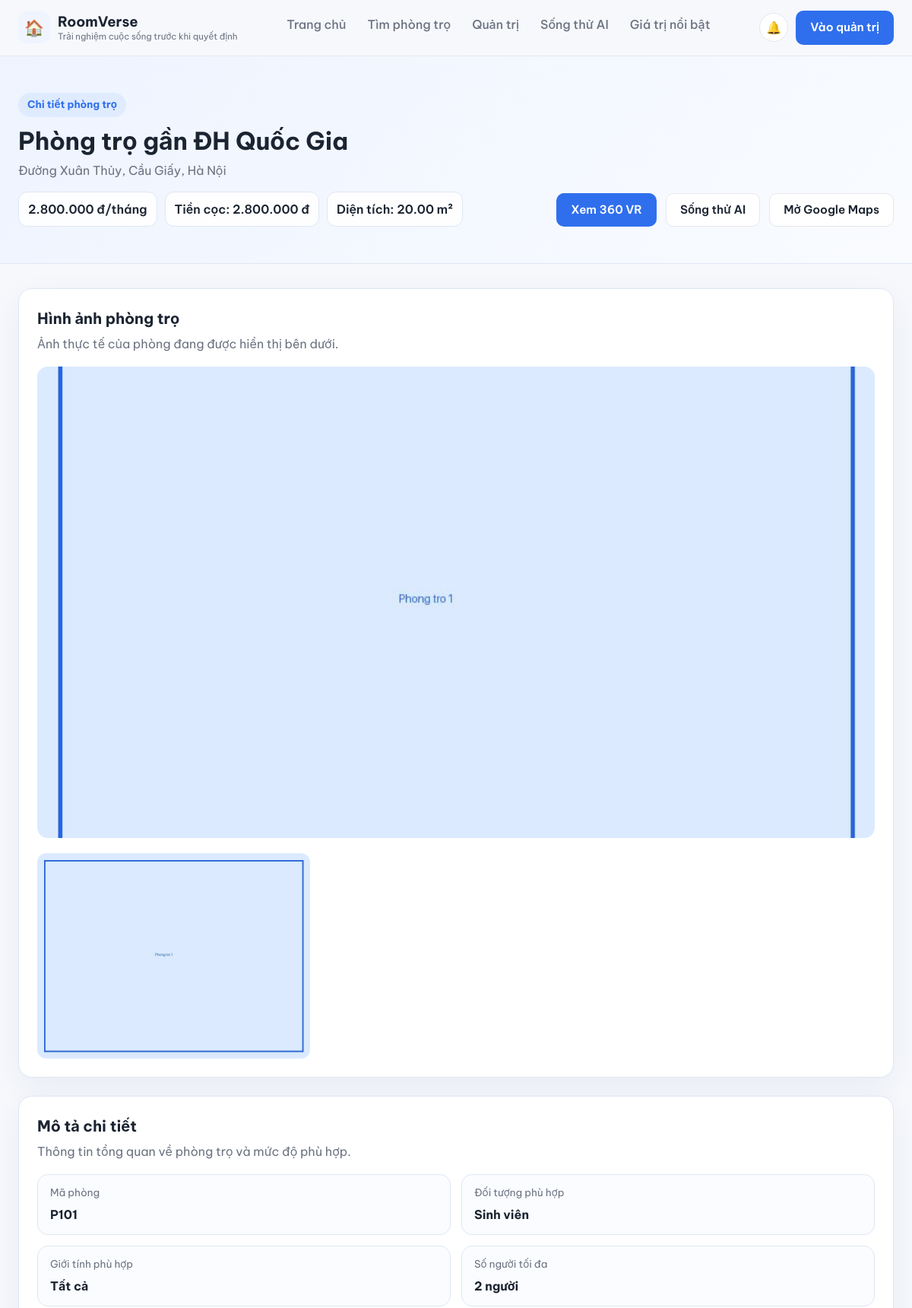
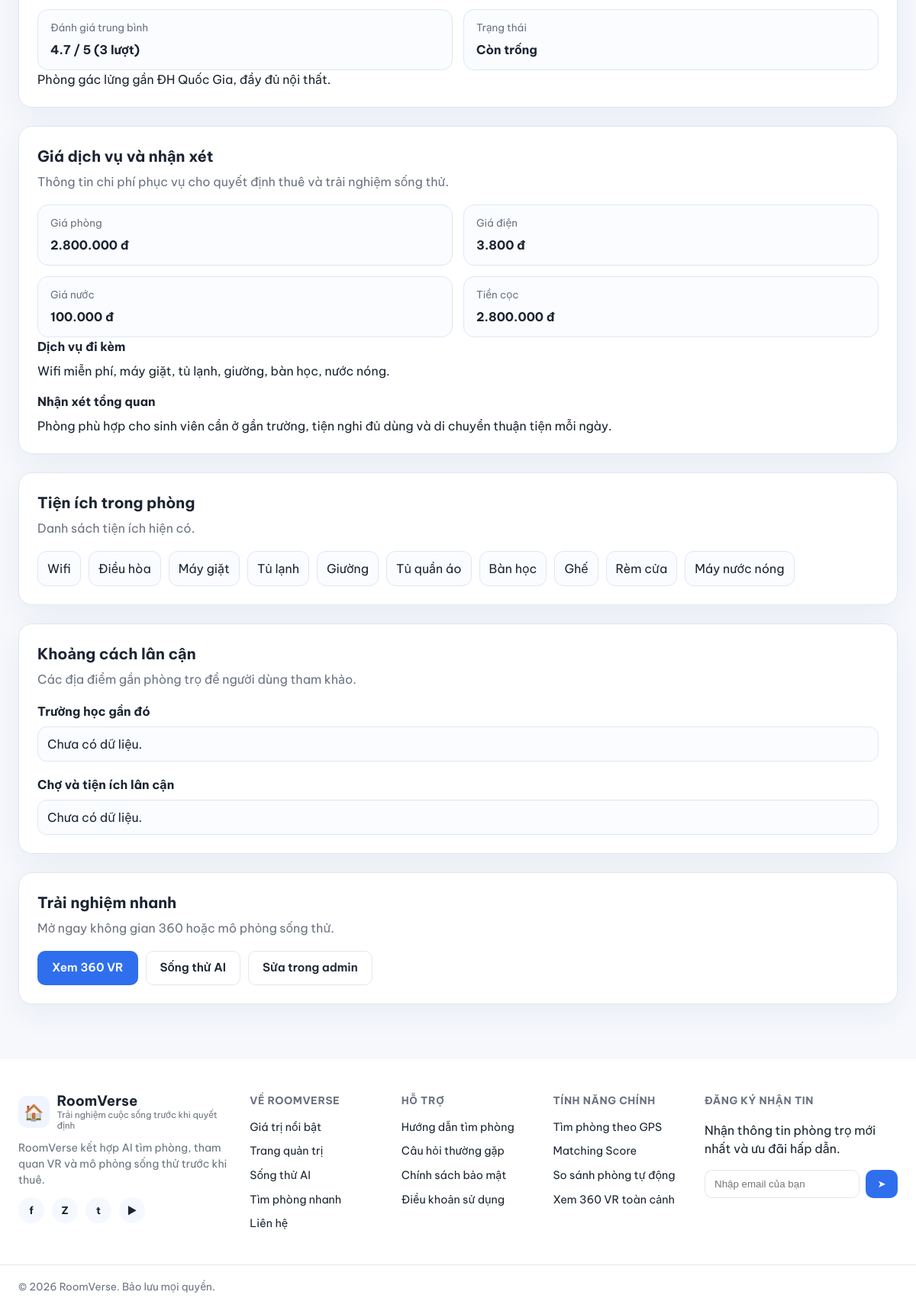
Page /index.php?page=detail&id=1 on the committed database (2 pictures, top to bottom).
### tables this page shows
CREATE TABLE `phong_tro` (
  `id` int NOT NULL AUTO_INCREMENT,
  `ten_phong` varchar(255) NOT NULL,
  `so` varchar(20) DEFAULT NULL,
  `gia` decimal(12,0) NOT NULL,
  `id_toa_do` int NOT NULL,
  `dien_tich` decimal(6,2) DEFAULT NULL,
  `tien_coc` decimal(12,0) DEFAULT NULL,
  `so_nguoi_toi_da` int DEFAULT NULL,
  `trang_thai` enum('con_trong','da_thue') NOT NULL DEFAULT 'con_trong',
  `id_doi_tuong` int DEFAULT NULL,
  `gioi_tinh` enum('nam','nu','tat_ca') NOT NULL DEFAULT 'tat_ca',
  `mo_ta` text,
  `id_tai_khoan` int DEFAULT NULL,
  `created_at` datetime NOT NULL DEFAULT CURRENT_TIMESTAMP,
  PRIMARY KEY (`id`),
  KEY `id_toa_do` (`id_toa_do`),
  KEY `id_doi_tuong` (`id_doi_tuong`),
  KEY `id_tai_khoan` (`id_tai_khoan`),
  CONSTRAINT `phong_tro_ibfk_1` FOREIGN KEY (`id_toa_do`) REFERENCES `toa_do` (`id`),
  CONSTRAINT `phong_tro_ibfk_2` FOREIGN KEY (`id_doi_tuong`) REFERENCES `doi_tuong` (`id`),
  CONSTRAINT `phong_tro_ibfk_3` FOREIGN KEY (`id_tai_khoan`) REFERENCES `tai_khoan` (`id`)
);

CREATE TABLE `toa_do` (
  `id` int NOT NULL AUTO_INCREMENT,
  `ten_dia_diem` varchar(255) NOT NULL,
  `id_loai` int NOT NULL,
  `latitude` decimal(10,7) NOT NULL,
  `longitude` decimal(10,7) NOT NULL,
  `link_google` varchar(500) DEFAULT NULL,
  `dia_chi` varchar(255) DEFAULT NULL,
  PRIMARY KEY (`id`),
  KEY `id_loai` (`id_loai`),
  CONSTRAINT `toa_do_ibfk_1` FOREIGN KEY (`id_loai`) REFERENCES `loai_dia_diem` (`id`)
);

CREATE TABLE `hinh_anh` (
  `id` int NOT NULL AUTO_INCREMENT,
  `id_phong` int NOT NULL,
  `duong_dan` varchar(500) NOT NULL,
  PRIMARY KEY (`id`),
  KEY `id_phong` (`id_phong`),
  CONSTRAINT `hinh_anh_ibfk_1` FOREIGN KEY (`id_phong`) REFERENCES `phong_tro` (`id`)
);

CREATE TABLE `doi_tuong` (
  `id` int NOT NULL AUTO_INCREMENT,
  `ten_doi_tuong` varchar(100) NOT NULL,
  PRIMARY KEY (`id`)
);

CREATE TABLE `living_simulation_room_reviews` (
  `id` int NOT NULL AUTO_INCREMENT,
  `room_id` int DEFAULT NULL,
  `room_name` varchar(150) DEFAULT NULL,
  `room_price` int DEFAULT NULL COMMENT 'Giá thuê phòng / tháng (VNĐ)',
  `electricity_price` int DEFAULT NULL COMMENT 'Giá điện / kWh (VNĐ)',
  `water_price` int DEFAULT NULL COMMENT 'Giá nước / khối hoặc / người (VNĐ)',
  `deposit_amount` int DEFAULT NULL COMMENT 'Tiền đặt cọc (VNĐ)',
  `extra_utilities` text COMMENT 'Wifi, chỗ để xe, thang máy, an ninh...',
  `overall_review` varchar(255) DEFAULT NULL COMMENT 'Nhận xét tổng quan',
  PRIMARY KEY (`id`),
  KEY `room_id` (`room_id`),
  CONSTRAINT `living_simulation_room_reviews_ibfk_1` FOREIGN KEY (`room_id`) REFERENCES `phong_tro` (`id`) ON DELETE SET NULL
);

### app/Views/portal/detail.php (the view, shortened to what the rows shown need)
<?php
$room = $room ?? null;
function detailCurrency(float|int|string|null $value): string
{
    return number_format((float) $value, 0, ',', '.') . ' đ';
}
function detailText(mixed $value, string $fallback = 'Chưa có dữ liệu'): string
{
    $text = trim((string) ($value ?? ''));
    return $text === '' ? $fallback : $text;
}
function detailAmenities(?array $amenities): array
{
    $labels = [
        'wifi' => 'Wifi',
        'dieu_hoa' => 'Điều hòa',
        'may_lanh' => 'Quạt mát',
        'may_giat' => 'Máy giặt',
        'may_say' => 'Máy sấy',
        'tu_lanh' => 'Tủ lạnh',
        'giuong' => 'Giường',
        'tu_quan_ao' => 'Tủ quần áo',
        'ban_hoc' => 'Bàn học',
        'ghe' => 'Ghế',
        'rem_cua' => 'Rèm cửa',
        'ke_bep' => 'Kệ bếp',
        'may_nuoc_nong' => 'Máy nước nóng',
    ];
    $available = [];
    foreach ($labels as $key => $label) {
        if (!empty($amenities[$key])) {
            $available[] = $label;
        }
    }
    return $available;
}
function detailGenderLabel(?string $value): string
{
    return match ($value) {
        'nam' => 'Nam',
        'nu' => 'Nữ',
        'tat_ca' => 'Tất cả',
        default => 'Chưa có dữ liệu',
    };
}
$roomImages = $room['images'] ?? [];
$serviceReview = $room['service_review'] ?? null;
$availableAmenities = detailAmenities($room['amenities'] ?? null);
?>
<!DOCTYPE html>
<html lang="vi">
<head>
    <link rel="stylesheet" href="assets/css/home.css">
    <link rel="stylesheet" href="assets/css/portal.css">
</head>
<body class="page-portal page-detail">
    <main class="portal-main">
        <?php if (!$room): ?>
            <section class="container portal-section">
                <div class="empty-state">
                    <h1>Không tìm thấy phòng trọ</h1>
                    <p>Phòng bạn đang truy cập chưa tồn tại hoặc đã bị xóa khỏi hệ thống.</p>
                    <div class="empty-actions">
                        <a class="btn btn-primary" href="index.php">Quay lại trang chủ</a>
                        <a class="btn btn-outline" href="index.php?page=admin">Mở trang quản trị</a>
                    </div>
                </div>
            </section>
        <?php else: ?>
            <section class="portal-hero">
                <div class="container portal-hero-inner detail-hero">
                    <div>
                        <span class="portal-kicker">Chi tiết phòng trọ</span>
                        <h1><?= htmlspecialchars($room['ten_phong']) ?></h1>
                        <p><?= htmlspecialchars(detailText($room['dia_chi'] ?? $room['ten_dia_diem'])) ?></p>
                        <div class="detail-quick-meta">
                            <span><?= detailCurrency($room['gia']) ?>/tháng</span>
                            <span>Tiền cọc: <?= detailCurrency($room['tien_coc']) ?></span>
                            <span>Diện tích: <?= $room['dien_tich'] !== null ? htmlspecialchars((string) $room['dien_tich']) . ' m²' : 'Chưa có dữ liệu' ?></span>
                        </div>
                    </div>
                    <div class="portal-hero-actions">
                        <a class="btn btn-primary" href="index.php?page=vr&id=<?= (int) $room['id'] ?>">Xem 360 VR</a>
                        <a class="btn btn-outline" href="simulation.php?room_id=<?= (int) $room['id'] ?>">Sống thử AI</a>
                        <?php if (!empty($room['link_google'])): ?>
                            <a class="btn btn-outline" href="<?= htmlspecialchars($room['link_google']) ?>" target="_blank" rel="noopener">Mở Google Maps</a>
                        <?php endif; ?>
                    </div>
                </div>
            </section>
            <section class="container portal-section detail-layout">
                <div class="detail-main">
                    <article class="detail-card">
                        <div class="section-heading">
                            <div>
                                <h2>Hình ảnh phòng trọ</h2>
                                <p><?= !empty($roomImages) ? 'Ảnh thực tế của phòng đang được hiển thị bên dưới.' : 'Chưa có dữ liệu ảnh cho phòng này.' ?></p>
                            </div>
                        </div>
                        <?php if (!empty($roomImages)): ?>
                            <div class="detail-gallery">
                                <div class="detail-gallery-main">
                                    <img src="<?= htmlspecialchars($roomImages[0]['duong_dan']) ?>" alt="<?= htmlspecialchars($room['ten_phong']) ?>">
                                </div>
                                <div class="detail-gallery-grid">
                                    <?php foreach ($roomImages as $image): ?>
                                        <img src="<?= htmlspecialchars($image['duong_dan']) ?>" alt="<?= htmlspecialchars($room['ten_phong']) ?>">
                                    <?php endforeach; ?>
                                </div>
                            </div>
                        <?php else: ?>
                            <div class="empty-inline">Chưa có dữ liệu ảnh phòng trọ.</div>
                        <?php endif; ?>
                    </article>
                    <article class="detail-card">
                        <div class="section-heading">
                            <div>
                                <h2>Mô tả chi tiết</h2>
                                <p>Thông tin tổng quan về phòng trọ và mức độ phù hợp.</p>
                            </div>
                        </div>
                        <div class="detail-info-grid">
                            <div class="info-item">
                                <span class="info-label">Mã phòng</span>
                                <strong><?= htmlspecialchars(detailText($room['so'])) ?></strong>
                            </div>
                            <div class="info-item">
                                <span class="info-label">Đối tượng phù hợp</span>
                                <strong><?= htmlspecialchars(detailText($room['ten_doi_tuong'])) ?></strong>
                            </div>
                            <div class="info-item">
                                <span class="info-label">Giới tính phù hợp</span>
                                <strong><?= htmlspecialchars(detailGenderLabel($room['gioi_tinh'] ?? null)) ?></strong>
                            </div>
                            <div class="info-item">
                                <span class="info-label">Số người tối đa</span>
                                <strong><?= $room['so_nguoi_toi_da'] !== null ? (int) $room['so_nguoi_toi_da'] . ' người' : 'Chưa có dữ liệu' ?></strong>
                            </div>
                            <div class="info-item">
                                <span class="info-label">Đánh giá trung bình</span>
                                <strong>
                                    <?= $room['diem_trung_binh'] !== null
                                        ? htmlspecialchars((string) $room['diem_trung_binh']) . ' / 5 (' . (int) ($room['so_luot_danh_gia'] ?? 0) . ' lượt)'
                                        : 'Chưa có dữ liệu' ?>
                                </strong>
                            </div>
                            <div class="info-item">
                                <span class="info-label">Trạng thái</span>
                                <strong><?= $room['trang_thai'] === 'da_thue' ? 'Đã thuê' : 'Còn trống' ?></strong>
                            </div>
                        </div>
                        <p class="detail-description"><?= nl2br(htmlspecialchars(detailText($room['mo_ta']))) ?></p>
                    </article>
                    <article class="detail-card">
                        <div class="section-heading">
                            <div>
                                <h2>Giá dịch vụ và nhận xét</h2>
                                <p>Thông tin chi phí phục vụ cho quyết định thuê và trải nghiệm sống thử.</p>
                            </div>
                        </div>
                        <div class="detail-info-grid">
                            <div class="info-item">
                                <span class="info-label">Giá phòng</span>
                                <strong><?= detailCurrency($serviceReview['room_price'] ?? $room['gia'] ?? null) ?></strong>
                            </div>
                            <div class="info-item">
                                <span class="info-label">Giá điện</span>
                                <strong><?= detailCurrency($serviceReview['electricity_price'] ?? null) ?></strong>
                            </div>
                            <div class="info-item">
                                <span class="info-label">Giá nước</span>
                                <strong><?= detailCurrency($serviceReview['water_price'] ?? null) ?></strong>
                            </div>
                            <div class="info-item">
                                <span class="info-label">Tiền cọc</span>
                                <strong><?= detailCurrency($serviceReview['deposit_amount'] ?? $room['tien_coc'] ?? null) ?></strong>
                            </div>
                        </div>
                        <div class="detail-note-block">
                            <h3>Dịch vụ đi kèm</h3>
                            <p><?= htmlspecialchars(detailText($serviceReview['extra_utilities'] ?? null, 'Không có')) ?></p>
                        </div>
                        <div class="detail-note-block">
                            <h3>Nhận xét tổng quan</h3>
                            <p><?= htmlspecialchars(detailText($serviceReview['overall_review'] ?? null)) ?></p>
                        </div>
                    </article>
                </div>
                <aside class="detail-sidebar">
                    <article class="detail-card">
                        <div class="section-heading">
                            <div>
                                <h2>Tiện ích trong phòng</h2>
                                <p>Danh sách tiện ích hiện có.</p>
                            </div>
                        </div>
                        <?php if (!empty($availableAmenities)): ?>
                            <ul class="tag-list">
                                <?php foreach ($availableAmenities as $amenityLabel): ?>
                                    <li><?= htmlspecialchars($amenityLabel) ?></li>
                                <?php endforeach; ?>
                            </ul>
                        <?php else: ?>
                            <div class="empty-inline">Chưa có dữ liệu tiện ích.</div>
                        <?php endif; ?>
                    </article>
                    <article class="detail-card">
                        <div class="section-heading">
                            <div>
                                <h2>Khoảng cách lân cận</h2>
                                <p>Các địa điểm gần phòng trọ để người dùng tham khảo.</p>
                            </div>
                        </div>
                        <?php foreach (($room['nearby_sections'] ?? []) as $section): ?>
                            <div class="detail-nearby-group">
                                <h3><?= htmlspecialchars($section['title']) ?></h3>
                                <?php if (!empty($section['items'])): ?>
                                    <ul class="nearby-list">
                                        <?php foreach ($section['items'] as $item): ?>
                                            <li><?= htmlspecialchars((string) $item) ?></li>
                                        <?php endforeach; ?>
                                    </ul>
                                <?php else: ?>
                                    <div class="empty-inline">Chưa có dữ liệu.</div>
                                <?php endif; ?>
                            </div>
                        <?php endforeach; ?>
                    </article>
                    <article class="detail-card">
                        <div class="section-heading">
                            <div>
                                <h2>Trải nghiệm nhanh</h2>
                                <p>Mở ngay không gian 360 hoặc mô phỏng sống thử.</p>
                            </div>
                        </div>
                        <div class="stack-actions">
                            <a class="btn btn-primary" href="index.php?page=vr&id=<?= (int) $room['id'] ?>">Xem 360 VR</a>
                            <a class="btn btn-outline" href="simulation.php?room_id=<?= (int) $room['id'] ?>">Sống thử AI</a>
                            <a class="btn btn-outline" href="index.php?page=admin&edit=<?= (int) $room['id'] ?>">Sửa trong admin</a>
                        </div>
                    </article>
                </aside>
            </section>
        <?php endif; ?>
    </main>
</body>
</html>

### rows in the picture
phong_tro: ten_phong "Phòng trọ gần ĐH Quốc Gia", id_toa_do.dia_chi "Đường Xuân Thủy, Cầu Giấy, Hà Nội", gia "2.800.000 đ", tien_coc "2.800.000 đ", dien_tich "20.00", so "P101", id_doi_tuong.ten_doi_tuong "Sinh viên", gioi_tinh "Tất cả", so_nguoi_toi_da "2", mo_ta "Phòng gác lửng gần ĐH Quốc Gia, đầy đủ nội thất."
hinh_anh: duong_dan (picture)
living_simulation_room_reviews: room_price "2.800.000 đ", electricity_price "3.800 đ", water_price "100.000 đ", deposit_amount "2.800.000 đ", extra_utilities "Wifi miễn phí, máy giặt, tủ lạnh, giường, bàn học, nước nóng.", overall_review "Phòng phù hợp cho sinh viên cần ở gần trường, tiện nghi đủ dùng và di chuyển thuận tiện mỗi ngày."

### other values in the picture
$room['diem_trung_binh'] "4.7"
$room['so_luot_danh_gia'] "3"
$amenityLabel "Wifi"
$amenityLabel "Điều hòa"
$amenityLabel "Máy giặt"
$amenityLabel "Tủ lạnh"
$amenityLabel "Giường"
$amenityLabel "Tủ quần áo"
$amenityLabel "Bàn học"
$amenityLabel "Ghế"
$amenityLabel "Rèm cửa"
$amenityLabel "Máy nước nóng"
$section['title'] "Trường học gần đó"
$section['title'] "Chợ và tiện ích lân cận"
